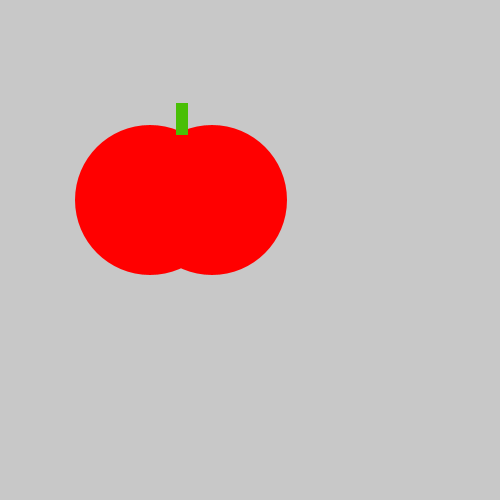
Frame 1 (no input)
Frame 60 (the mouse pressed at the canvas centre just before this capture): identical to frame 1, image omitted
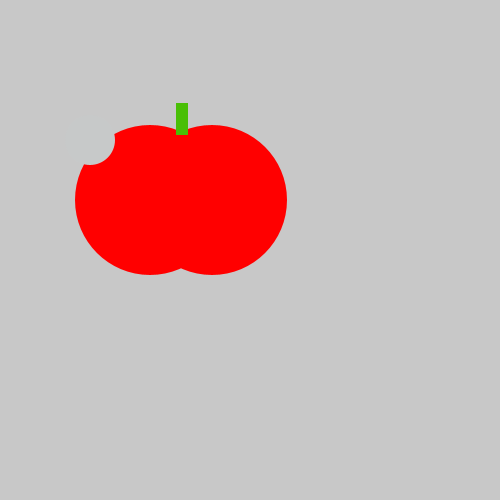
Frame 120 (the mouse held since frame 60 and released just before this capture)

The Processing sketch that drew these frames (run headless with seeded random() and noise(); from frame 60 on, the mouse is pressed at the canvas centre):

// Processing sketch: tasty_tomato_pde
// ── tasty_tomato_pde.pde
void setup() {
    size(500, 500);
}
void draw() {
    background(#FFFFFF);
  background(200, 200, 200);
    noStroke();
    fill(#FF0000);
    ellipse(150, 200, 150, 150);
    ellipse(212, 200, 150, 150);
   
    fill(#49BF06);
    rect(176, 103, 12, 32);

if (mousePressed){
 fill(#C7C9C9);
  ellipse(90,140, 50, 50);
} }
